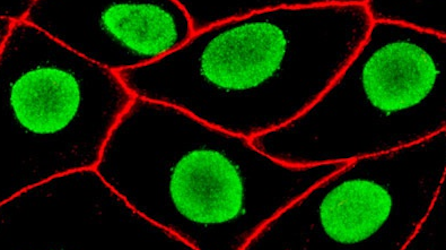
%> input picture mdck.png, 446 x 250 px
$ octave RT_method.m   (GNU Octave 9; MATLAB toolbox functions it lacks are replaced by stand-ins)
%> lines starting %> are read from the running program, lines starting %| are printed output that depends on the picture; in (x1, y1, x2, y2) boxes, pixels count from 0 and x2, y2 are one past the last pixel; in counts of white or black regions, pixels touching at a corner belong together; the program's own positions count from 1
clear all
close all
I=imread('mdck.png');
%> I is the input picture: size 250x446x3 uint8; mean R, G, B 20.3, 37.2, 2.9
bw=imbinarize(I(:,:,2),0.4);
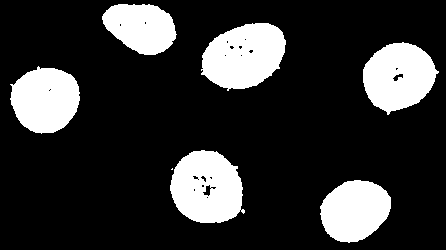
%> bw: size 250x446 logical; 19.6% white; 7 white regions (1 under 20 px), largest, box (x1, y1, x2, y2) and area: (201, 23, 286, 91) 4194, (170, 150, 245, 223) 4142, (363, 42, 439, 115) 3818, (10, 66, 80, 134) 3572, (320, 180, 391, 243) 3345, (102, 4, 177, 55) 2791
bw = bwmorph(bw,'majority');
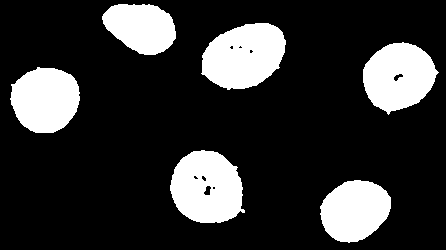
%> bw: size 250x446 logical; 19.6% white; 6 white regions, box (x1, y1, x2, y2) and area: (201, 23, 286, 90) 4203, (170, 150, 245, 223) 4164, (363, 42, 439, 115) 3822, (10, 67, 80, 133) 3574, (320, 180, 391, 243) 3343, (102, 4, 176, 55) 2793
bw = bwmorph(bw,'majority');
%> bw: size 250x446 logical; 19.7% white; 6 white regions, box (x1, y1, x2, y2) and area: (202, 23, 286, 90) 4211, (170, 150, 245, 223) 4174, (363, 42, 438, 114) 3821, (10, 67, 80, 133) 3572, (320, 180, 391, 243) 3343, (102, 4, 176, 55) 2793
bw = imfill(bw,'holes');
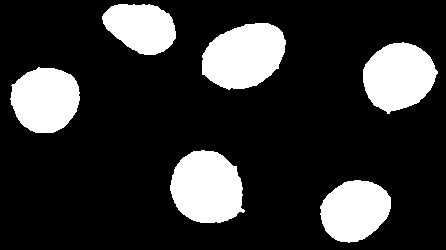
%> bw: size 250x446 logical; 19.7% white; 6 white regions, box (x1, y1, x2, y2) and area: (170, 150, 245, 223) 4234, (202, 23, 286, 90) 4219, (363, 42, 438, 114) 3853, (10, 67, 80, 133) 3572, (320, 180, 391, 243) 3343, (102, 4, 176, 55) 2793
imshow(bw)
stats=regionprops(bw,'Area','PixelIdxList','Centroid');
%> stats = 6 regions; Area and Centroid: 4234 [207.6 188.3], 4219 [244.7 56.5], 3853 [399.2 77.2], 3572 [46 100.3], 3343 [355.5 211.2], 2793 [141.7 28]
[~,ind]=max([stats.Area]);
%> ind = 3
%ind=1;
bw=bw*0;
%> bw: size 250x446 double; every value is 0
bw(stats(ind).PixelIdxList)=1;
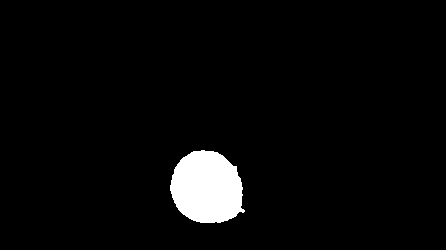
%> bw: size 250x446 double; values 0 (black) and 1 (white), 3.8% white; 1 white region, box (x1, y1, x2, y2) and area: (170, 150, 245, 223) 4234
Cen=stats(ind).Centroid;
%> Cen = [207.6 188.3]
bws= bwboundaries(bw);
%> bws = 1 boundary; box (x1, y1, x2, y2) and points: (170, 150, 245, 223) 219
figure, hold on, axis ij
plot(Cen(1),Cen(2),'bs')
rho=zeros(1,length(bws{1}));
theta=zeros(1,length(bws{1}));
for i=1:length(bws{1})
plot(bws{1}(i,2),bws{1}(i,1),'r.')
h=plot([Cen(1) bws{1}(i,2)], [Cen(2) bws{1}(i,1)]);
difx=Cen(1)-bws{1}(i,2);
dify=Cen(2)-bws{1}(i,1);
rho(i)=sqrt(difx^2+dify^2);
theta(i)=2*(atan(dify/difx));
drawnow
delete(h)
end
%> this loop made 219 passes
%> (difx, dify) on passes 1 to 3: (36.6, 2.34), (35.6, 3.34), (35.6, 4.34)
%> after the loop, rho = 219 values, max 44.26 at index 128, min 32.81 at index 91, mean 36.42; theta = 219 values, max 3.12 at index 166, min -3.12 at index 53, mean 0.107
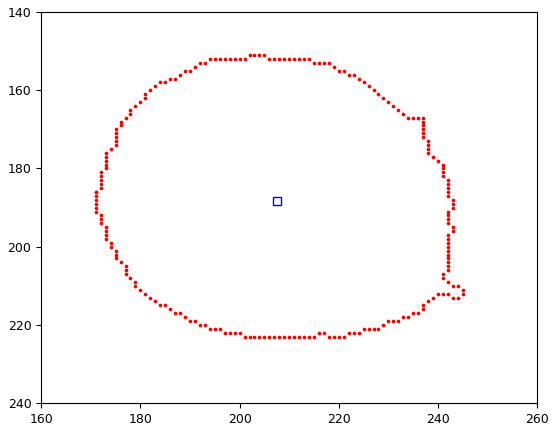
%> figure redrawn from the program's plot data
theta=unwrap(theta,0.9)/2;
%> theta = 219 values, max 6.35 at index 219, min 0.0638 at index 1, mean 3.21
figure, polar(theta,rho)
%> after `polar(theta,rho)`:
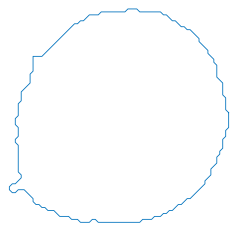
%> figure redrawn from the program's plot data
np = 256;
theta_i=linspace(0,2*pi,np);
rho_i=interp1(theta,rho,theta_i);
figure, plot(theta,rho), hold on
plot(theta_i,rho_i,'r--')
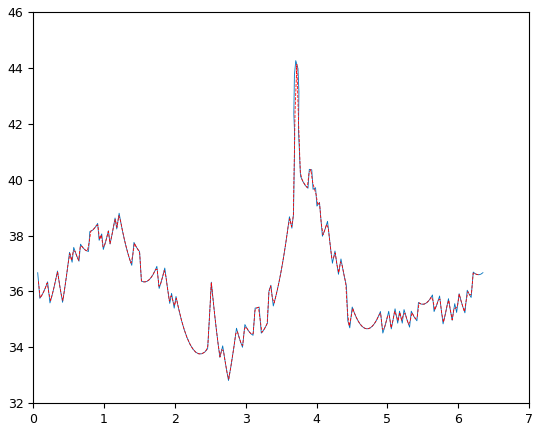
%> figure redrawn from the program's plot data; curve peaks at x = 3.72, y = 44.12
